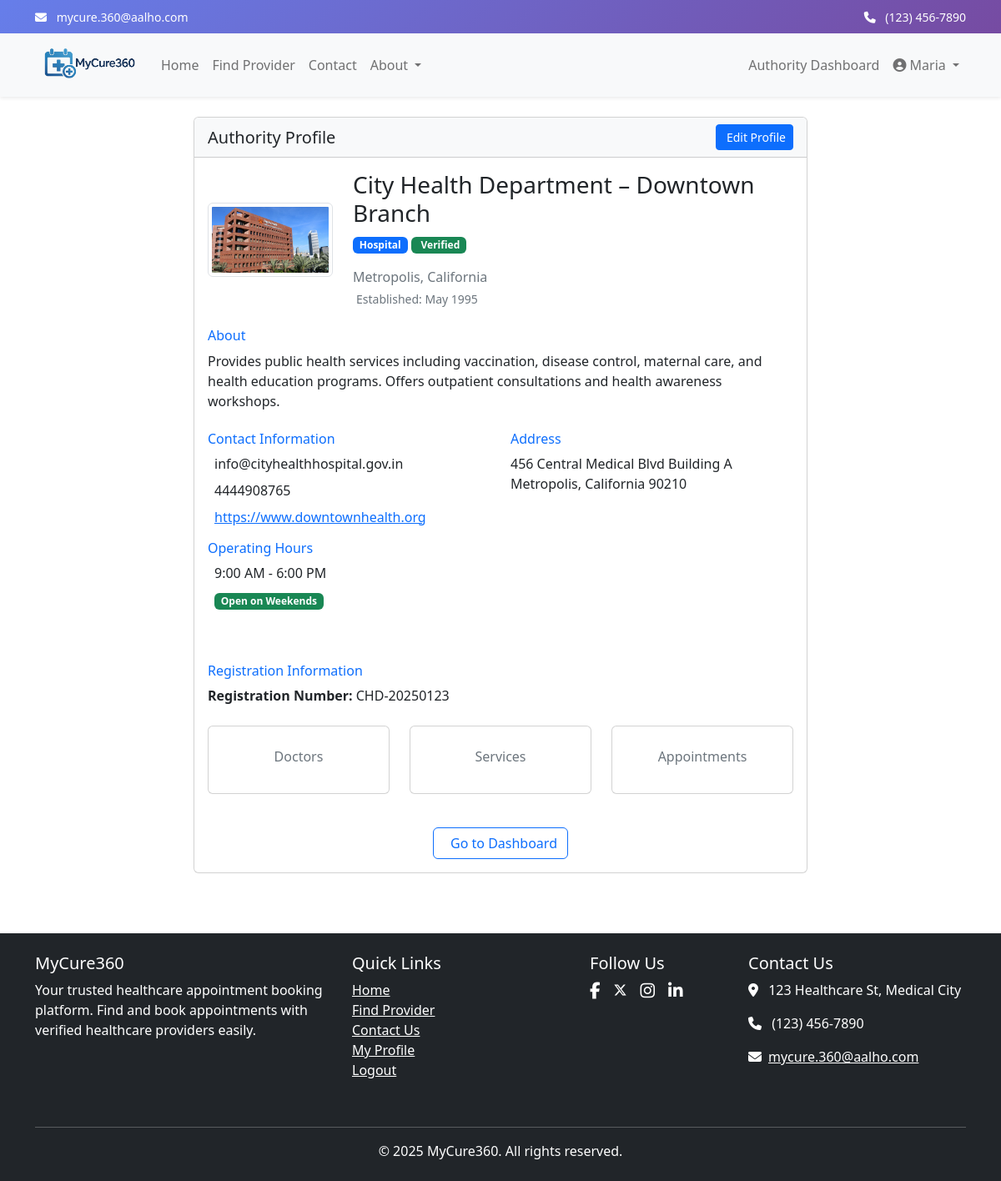
Page /authorities/profile/ (signed in) on the committed database.
### accounts/models.py (models this page shows, shortened)
class User(AbstractUser):
    USER_TYPE_CHOICES = (
        ('CUSTOMER', 'Customer'),
        ('AUTHORITY', 'Authority'),
        ('ADMIN', 'Admin'),
    )
    GENDER_CHOICES = (
        ('M', 'Male'),
        ('F', 'Female'),
        ('O', 'Other'),
        ('P', 'Prefer not to say'),
    )
    username = None
    email = models.EmailField(_('email address'), unique=True)
    phone_number = models.CharField(max_length=15, blank=True, null=True)
    user_type = models.CharField(max_length=10, choices=USER_TYPE_CHOICES, default='CUSTOMER')
    address = models.TextField(blank=True, null=True)
    date_of_birth = models.DateField(blank=True, null=True)
    gender = models.CharField(max_length=1, choices=GENDER_CHOICES, blank=True, null=True)
    age = models.PositiveIntegerField(blank=True, null=True)
    profile_picture = models.ImageField(upload_to='profile_pics/', blank=True, null=True)
    USERNAME_FIELD = 'email'
    REQUIRED_FIELDS = []
    objects = CustomUserManager()
    class Meta:
        db_table = 'users'
        verbose_name = 'User'
        verbose_name_plural = 'Users'

### authorities/models.py (models this page shows, shortened)
class Authority(models.Model):
    AUTHORITY_TYPE_CHOICES = (
        ('HOSPITAL', 'Hospital'),
        ('CLINIC', 'Clinic'),
        ('DIAGNOSTIC', 'Diagnostic Center'),
    )
    user = models.OneToOneField(User, on_delete=models.CASCADE, related_name='authority_profile')
    name = models.CharField(max_length=255)
    authority_type = models.CharField(max_length=10, choices=AUTHORITY_TYPE_CHOICES)
    description = models.TextField()
    address = models.TextField()
    city = models.CharField(max_length=100)
    email = models.EmailField(blank=True, null=True)
    phone = models.CharField(max_length=15, blank=True, null=True)
    state = models.CharField(max_length=100)
    postal_code = models.CharField(max_length=10)
    latitude = models.FloatField(blank=True, null=True)
    longitude = models.FloatField(blank=True, null=True)
    logo = models.ImageField(upload_to='authority_logos/', blank=True, null=True)
    website = models.URLField(blank=True, null=True)
    established_date = models.DateField(blank=True, null=True)
    opening_time = models.TimeField(default='09:00', help_text="Opening time (24-hour format)")
    closing_time = models.TimeField(default='18:00', help_text="Closing time (24-hour format)")
    open_on_weekends = models.BooleanField(default=True, help_text="Check if open on weekends")
    is_verified = models.BooleanField(default=False)
    registration_number = models.CharField(max_length=50, blank=True, null=True)
    created_at = models.DateTimeField(auto_now_add=True)
    updated_at = models.DateTimeField(auto_now=True)
    class Meta:
        verbose_name = 'Authority'
        verbose_name_plural = 'Authorities'
        db_table = 'authorities'

### authorities/views.py (the view)
    def wrapper(request, *args, **kwargs):
        if request.user.user_type != 'AUTHORITY':
            messages.error(request, "You don't have permission to access this page.")
            return redirect('home')
        try:
            request.user.authority_profile
        except Authority.DoesNotExist:
            messages.error(request, "Your authority profile is not set up. Please contact admin.")
            return redirect('home')
        return view_func(request, *args, **kwargs)

### authorities/views.py (called while the page is built)
def authority_required(view_func):
    def wrapper(request, *args, **kwargs):
        if request.user.user_type != 'AUTHORITY':
            messages.error(request, "You don't have permission to access this page.")
            return redirect('home')
        try:
            request.user.authority_profile
        except Authority.DoesNotExist:
            messages.error(request, "Your authority profile is not set up. Please contact admin.")
            return redirect('home')
        return view_func(request, *args, **kwargs)
    return wrapper

@login_required
@authority_required
def authority_profile_view(request):
    authority = request.user.authority_profile
    context = {
        'authority': authority,
    }
    return render(request, 'authorities/profile.html', context)

### authorities/templates/authorities/profile.html (shortened to what this page needs)
{% extends 'base.html' %}
{% load static %}
{% block content %}
<div class="container py-4">
    <div class="row">
        <div class="col-md-8 offset-md-2">
            <div class="card">
                <div class="card-header bg-light">
                    <div class="d-flex justify-content-between align-items-center">
                        <h5 class="mb-0">Authority Profile</h5>
                        <a href="{% url 'edit_authority_profile' %}" class="btn btn-primary btn-sm">
                             Edit Profile
                        </a>
                    </div>
                </div>
                <div class="card-body">
                    <div class="d-flex align-items-center mb-4">
                        <div class="me-4">
                            {% if authority.logo %}
                            <img src="{{ authority.logo.url }}" alt="{{ authority.name }} Logo" class="img-thumbnail" style="max-width: 150px; max-height: 150px;">
                            {% else %}
                            <div class="bg-light text-center p-4 rounded" style="width: 150px; height: 150px;">
                                <i class="bi bi-building" style="font-size: 3rem;"></i>
                                <p class="small mt-2 mb-0">No Logo</p>
                            </div>
                            {% endif %}
                        </div>
                        <div>
                            <h3>{{ authority.name }}</h3>
                            <p class="badge bg-primary">{{ authority.get_authority_type_display }}</p>
                            {% if authority.is_verified %}
                            <span class="badge bg-success">
                                 Verified
                            </span>
                            {% endif %}
                            <p class="text-muted mb-1">{{ authority.city }}, {{ authority.state }}</p>
                            {% if authority.established_date %}
                            <p class="small text-muted mb-0">
                                 Established: {{ authority.established_date|date:"F Y" }}
                            </p>
                            {% endif %}
                        </div>
                    </div>
                    <div class="mb-4">
                        <h6 class="text-primary mb-2">About</h6>
                        <p>{{ authority.description }}</p>
                    </div>
                    <div class="row mb-4">
                        <div class="col-md-6">
                            <h6 class="text-primary mb-2">Contact Information</h6>
                            <ul class="list-unstyled">
                                {% if authority.email %}
                                <li class="mb-2">
                                     {{ authority.email }}
                                </li>
                                {% endif %}
                                {% if authority.phone %}
                                <li class="mb-2">
                                     {{ authority.phone }}
                                </li>
                                {% endif %}
                                {% if authority.website %}
                                <li class="mb-2">
                                     <a href="{{ authority.website }}" target="_blank">{{ authority.website }}</a>
                                </li>
                                {% endif %}
                            </ul>
                        </div>
                        <div class="col-md-6">
                            <h6 class="text-primary mb-2">Address</h6>
                            <address>
                                {{ authority.address }}<br>
                                {{ authority.city }}, {{ authority.state }} {{ authority.postal_code }}
                            </address>
                        </div>
                        <div class="row mb-4">
                            <div class="col-md-6">
                                <h6 class="text-primary mb-2">Operating Hours</h6>
                                <ul class="list-unstyled">
                                    <li class="mb-2">
                                         {{ authority.opening_time|time:"g:i A" }} - {{ authority.closing_time|time:"g:i A" }}
                                    </li>
                                    <li class="mb-2">
                                        {% if authority.open_on_weekends %}
                                        <span class="badge bg-success">Open on Weekends</span>
                                        {% else %}
                                        <span class="badge bg-secondary">Closed on Weekends</span>
                                        {% endif %}
                                    </li>
                                </ul>
                            </div>
                        </div>
                    </div>
                    {% if authority.registration_number %}
                    <div class="mb-4">
                        <h6 class="text-primary mb-2">Registration Information</h6>
                        <p><strong>Registration Number:</strong> {{ authority.registration_number }}</p>
                    </div>
                    {% endif %}
                    <div class="row mt-4">
                        <div class="col-md-4">
                            <div class="card text-center mb-3">
                                <div class="card-body">
                                    <p class="text-muted">Doctors</p>
                                </div>
                            </div>
                        </div>
                        <div class="col-md-4">
                            <div class="card text-center mb-3">
                                <div class="card-body">
                                    <p class="text-muted">Services</p>
                                </div>
                            </div>
                        </div>
                        <div class="col-md-4">
                            <div class="card text-center mb-3">
                                <div class="card-body">
                                    <p class="text-muted">Appointments</p>
                                </div>
                            </div>
                        </div>
                    </div>
                    <div class="text-center mt-4">
                        <a href="{% url 'authority_dashboard' %}" class="btn btn-outline-primary">
                             Go to Dashboard
                        </a>
                    </div>
                </div>
            </div>
        </div>
    </div>
</div>
{% endblock %}

### templates/navbar.html (shortened to what this page needs)
<div class="header-gradient text-white py-2">
    <div class="container">
        <div class="row">
            <div class="col-md-6">
                <small>
                    <i class="fas fa-envelope me-2"></i>
                    <a href="mailto:mycure.360@aalho.com" class="text-white text-decoration-none">mycure.360@aalho.com</a>
                </small>
            </div>
            <div class="col-md-6 text-md-end">
                <small>
                    <i class="fas fa-phone me-2"></i>
                    <a href="tel:+1234567890" class="text-white text-decoration-none">(123) 456-7890</a>
                </small>
            </div>
        </div>
    </div>
</div>
<nav class="navbar navbar-expand-lg navbar-light bg-light shadow-sm w-100">
    <div class="container">
        <a class="navbar-brand" href="{% url 'home' %}">
            <img src="/static/images/logo.png" alt="MyCure360 Logo" height="50">
        </a>
        <div class="collapse navbar-collapse" id="navbarNav">
            <ul class="navbar-nav me-auto">
                <li class="nav-item">
                    <a class="nav-link" href="{% url 'home' %}">Home</a>
                </li>
                <li class="nav-item">
                    <a class="nav-link" href="{% url 'search' %}">Find Provider</a>
                </li>
                <li class="nav-item">
                    <a class="nav-link" href="{% url 'contact' %}">Contact</a>
                </li>
                <li class="nav-item dropdown">
                    <a class="nav-link dropdown-toggle" href="#" id="aboutDropdown" role="button" data-bs-toggle="dropdown" aria-expanded="false">
                        About
                    </a>
                </li>
            </ul>
            <ul class="navbar-nav">
                {% if user.is_authenticated %}
                    {% if user.user_type == 'ADMIN' %}
                    <li class="nav-item">
                        <a class="nav-link" href="{% url 'admin_dashboard' %}">Admin Dashboard</a>
                    </li>
                    {% elif user.user_type == 'AUTHORITY' %}
                    <li class="nav-item">
                        <a class="nav-link" href="{% url 'authority_dashboard' %}">Authority Dashboard</a>
                    </li>
                    {% else %}
                    <li class="nav-item">
                        <a class="nav-link" href="{% url 'my_appointments' %}">My Appointments</a>
                    </li>
                    {% endif %}
                    <li class="nav-item dropdown">
                        <a class="nav-link dropdown-toggle" href="#" id="navbarDropdown" role="button" data-bs-toggle="dropdown" aria-expanded="false">
                            <i class="fas fa-user-circle"></i> {{ user.first_name }}
                        </a>
                    </li>
                {% endif %}
            </ul>
        </div>
    </div>
</nav>

### templates/base.html (style rules this page uses)
body { overflow-x: hidden; }
.navbar, footer { width: 100%; }
.header-gradient { background: linear-gradient(135deg, #667eea 0%, #764ba2 100%); }

### rows in the picture
User: first_name "Maria"
Authority: logo (picture), name "City Health Department – Downtown Branch", authority_type "Hospital", city "Metropolis", state "California", established_date "May 1995", description "Provides public health services including vaccination, disease control, maternal care, and health education programs. Offers outpatient consultations and health awareness workshops.", email "info@cityhealthhospital.gov.in", phone "4444908765", website "https://www.downtownhealth.org", address "456 Central Medical Blvd Building A", postal_code "90210", opening_time "9:00 AM", closing_time "6:00 PM", registration_number "CHD-20250123"
